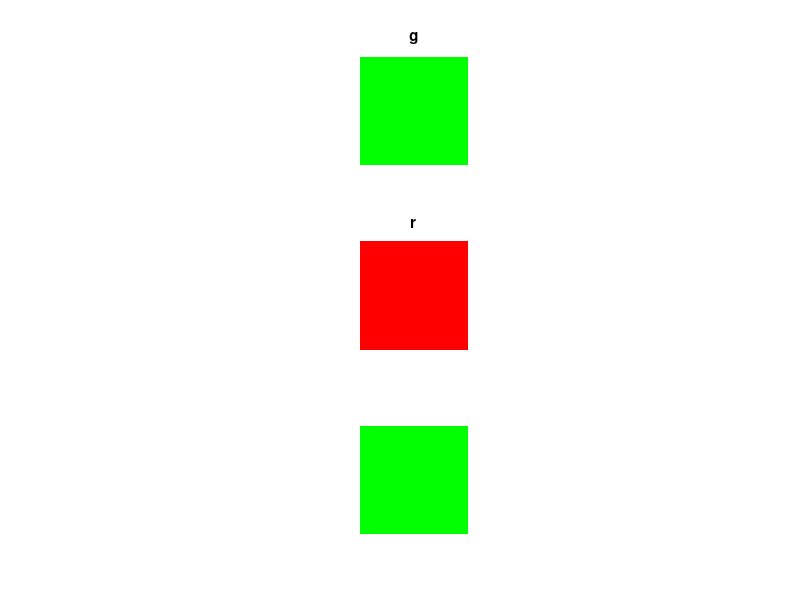

Write MATLAB code to recreate this figure.
% Red Image
img(:, :, 1) = zeros(128,128); %first Image
img(:, :, 2) = ones(128,128); %second Image
img(:, :, 3) = zeros(128,128); %third Image
% green
img2(:, :, 1) = ones(128,128); %first Image
img2(:, :, 2) = zeros(128,128); %second Image
img2(:, :, 3) = zeros(128,128); %third Image

% blue
img3(:, :, 1) = zeros(128,128); %first Image
img3(:, :, 2) = zeros(128,128); %second Image
img3(:, :, 3) = ones(128,128); %third Image

figure
subplot(3,1,1), imshow(img, []), title('g')
subplot(3,1,2), imshow(img2, []), title('r')
subplot(3,1,3), imshow(img3, []), title('b')


imshow(img);